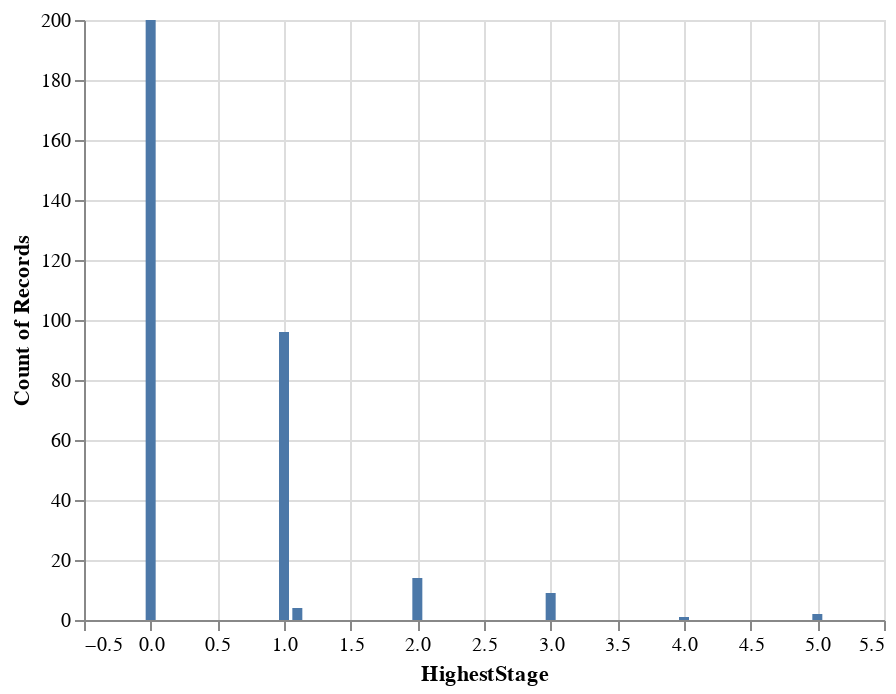

Source (notebook cell):
### Code cell
# Pure highest rate
alt.Chart(data3).mark_bar().encode(
    alt.X('HighestStage'),
    alt.Y('count()')
)

### Figure 1 — Vega-Lite specification as saved in the notebook (floating-point values rounded to 4 significant figures; data arrays with more than 128 entries replaced by an {"elided": "..."} marker saying what was removed)
{"config": {"view": {"continuousWidth": 400, "continuousHeight": 300}}, "data": {"name": "data-c4bf6bcc1039cf28715878b801f43af4"}, "mark": "bar", "encoding": {"x": {"type": "quantitative", "field": "HighestStage"}, "y": {"type": "quantitative", "aggregate": "count"}}, "$schema": "https://vega.github.io/schema/vega-lite/v4.8.1.json", "datasets": {"data-c4bf6bcc1039cf28715878b801f43af4": {"elided": "327 records"}}}
